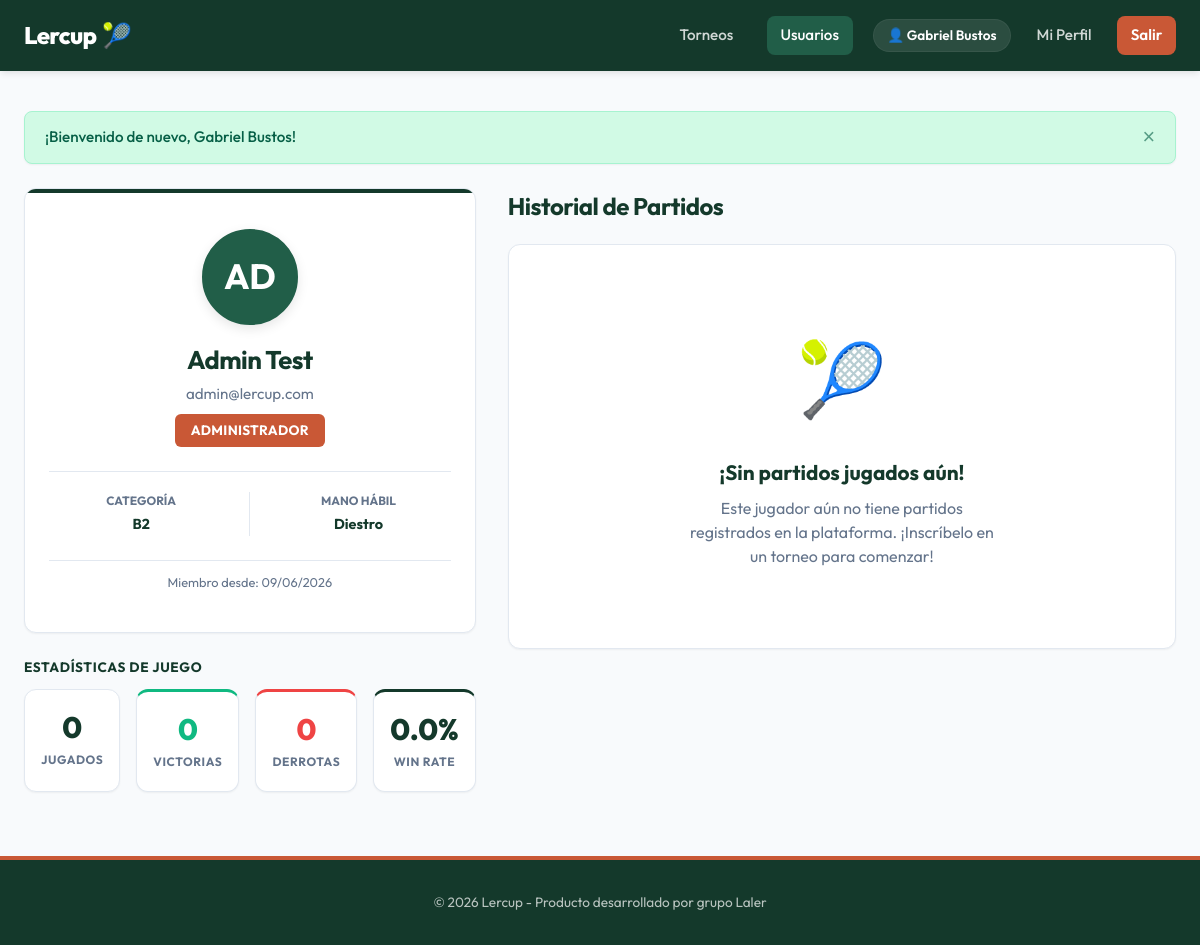
The app's page /users/profile/2 (signed in) with its own data.
### app/models/user.py (models this page shows)
class User(SQLModel, table=True):
    id: Optional[int] = Field(default=None, primary_key=True)
    email: str = Field(index=True, unique=True, nullable=False)
    hashed_password: str = Field(nullable=False)
    full_name: str = Field(nullable=False)
    city: Optional[str] = Field(default=None)
    phone_number: Optional[str] = Field(default=None)
    avatar_url: Optional[str] = Field(default=None)
    is_admin: bool = Field(default=False)
    role: str = Field(default="player") # player, tournament_admin, admin
    created_at: datetime = Field(default_factory=datetime.utcnow)
    profiles: List["PlayerProfile"] = Relationship(
        back_populates="user",
        sa_relationship_kwargs={"cascade": "all, delete-orphan"}
    )
    registrations: List["TournamentRegistration"] = Relationship(
        back_populates="user",
        sa_relationship_kwargs={"cascade": "all, delete-orphan"}
    )
    created_tournaments: List["Tournament"] = Relationship(
        back_populates="creator"
    )

### app/models/player_profile.py (models this page shows)
class PlayerProfile(SQLModel, table=True):
    __table_args__ = (
        UniqueConstraint("user_id", "sport", name="uq_user_sport"),
    )
    id: Optional[int] = Field(default=None, primary_key=True)
    user_id: int = Field(foreign_key="user.id", nullable=False)
    sport: str = Field(default="tennis", index=True, nullable=False)  # tennis, padel, etc.
    category: Optional[str] = Field(default="B2")  # Primera, A, B1, B2, C, D
    nickname: Optional[str] = Field(default=None, nullable=True)  # player nickname/apodo
    hand_preference: Optional[str] = Field(default="right")  # right, left
    notes: Optional[str] = Field(default=None)
    created_at: datetime = Field(default_factory=datetime.utcnow)
    user: "User" = Relationship(back_populates="profiles")

### app/routes/web/users.py (the view)
@router.get("/profile/{user_id}")
def user_profile(
    user_id: int,
    request: Request,
    db: Session = Depends(get_session),
    current_user: User = Depends(get_current_user_or_redirect)
):
    user = UserService.get_user_by_id(db, user_id)
    if not user:
        flash(request, "Usuario no encontrado.", "danger")
        return RedirectResponse(url="/users", status_code=303)
    stats = UserService.get_user_stats(db, user_id)
    matches = UserService.get_user_matches(db, user_id)
    active_page = "profile" if current_user.id == user_id else "users"
    tennis_profile = None
    for prof in user.profiles:
        if prof.sport == "tennis":
            tennis_profile = prof
            break
    return render_template(request, db, "users/profile.html", {
        "user": user,
        "profile": tennis_profile,
        "stats": stats,
        "matches": matches,
        "active_page": active_page
    })

### app/templates/users/profile.html (shortened to what this page needs)
{% extends "base.html" %}
{% block content %}
<div class="grid-cols-1-2" style="margin-top: 1rem; gap: 2rem;">
    <div>
        <div class="card" style="text-align: center; padding: 2.5rem 1.5rem; margin-bottom: 1.5rem; position: relative; overflow: hidden;">
            <div style="position: absolute; top: 0; left: 0; right: 0; height: 4px; background-color: var(--primary-color);"></div>
            <div style="display: flex; justify-content: center; margin-bottom: 1rem;">
                {% if user.avatar_url %}
                    <img src="{{ user.avatar_url }}" alt="Avatar" style="width: 6rem; height: 6rem; border-radius: 50%; object-fit: cover; border: 3px solid var(--primary-light); box-shadow: 0 4px 12px rgba(0,0,0,0.1);">
                {% else %}
                    <div style="width: 6rem; height: 6rem; border-radius: 50%; background-color: var(--primary-light); color: white; display: flex; align-items: center; justify-content: center; font-weight: 700; font-size: 2.2rem; text-transform: uppercase; border: 3px solid var(--primary-light); box-shadow: 0 4px 12px rgba(0,0,0,0.1);">
                        {{ user.full_name[:2] }}
                    </div>
                {% endif %}
            </div>
            <h2 style="margin-bottom: 0.25rem; font-size: 1.6rem;">{{ user.full_name }}</h2>
            <p style="color: var(--text-muted); font-size: 0.95rem; margin-bottom: 0.5rem;">{{ user.email }}</p>
            <div style="margin-bottom: 1.5rem; display: flex; flex-direction: column; align-items: center; gap: 0.5rem;">
                {% if user.role == 'admin' or user.is_admin %}
                    <span class="badge" style="background-color: var(--accent-color); color: white; padding: 0.4rem 1rem; font-size: 0.85rem; font-weight: bold;">Administrador</span>
                {% elif user.role == 'tournament_admin' %}
                    <span class="badge" style="background-color: var(--primary-color); color: white; padding: 0.4rem 1rem; font-size: 0.85rem; font-weight: bold;">Organizador</span>
                {% else %}
                    <span class="badge" style="background-color: var(--primary-light); color: white; padding: 0.4rem 1rem; font-size: 0.85rem; font-weight: bold;">Jugador</span>
                {% endif %}
            </div>
            {% if profile %}
                <div style="display: flex; justify-content: center; gap: 1rem; border-top: 1px solid var(--border-color); padding-top: 1.25rem; margin-top: 1.25rem; font-size: 0.9rem;">
                    <div style="flex: 1; text-align: center;">
                        <span style="display: block; font-size: 0.75rem; text-transform: uppercase; color: var(--text-muted); font-weight: bold; margin-bottom: 0.25rem;">Categoría</span>
                        <span style="font-weight: 700; color: var(--primary-color);">
                            {{ profile.category or 'B2' }}
                        </span>
                    </div>
                    <div style="flex: 1; text-align: center;">
                        <span style="display: block; font-size: 0.75rem; text-transform: uppercase; color: var(--text-muted); font-weight: bold; margin-bottom: 0.25rem;">Mano Hábil</span>
                        <span style="font-weight: 700; color: var(--primary-color);">
                            {% if profile.hand_preference == 'right' %}Diestro
                            {% elif profile.hand_preference == 'left' %}Zurdo
                            {% else %}{{ profile.hand_preference }}{% endif %}
                        </span>
                    </div>
                </div>
            {% endif %}
            <p style="font-size: 0.8rem; color: var(--text-muted); margin-top: 1.5rem; border-top: 1px solid var(--border-color); padding-top: 0.75rem;">Miembro desde: {{ user.created_at.strftime('%d/%m/%Y') }}</p>
        </div>
        <h3 style="font-weight: 700; color: var(--primary-color); margin-bottom: 0.75rem; text-transform: uppercase; font-size: 0.85rem; letter-spacing: 0.05em;">Estadísticas de Juego</h3>
        <div class="stats-grid">
            <div class="stat-card">
                <div class="stat-val">{{ stats.played }}</div>
                <div class="stat-label">Jugados</div>
            </div>
            <div class="stat-card" style="border-top: 3px solid var(--success-color);">
                <div class="stat-val" style="color: var(--success-color);">{{ stats.won }}</div>
                <div class="stat-label">Victorias</div>
            </div>
            <div class="stat-card" style="border-top: 3px solid var(--danger-color);">
                <div class="stat-val" style="color: var(--danger-color);">{{ stats.lost }}</div>
                <div class="stat-label">Derrotas</div>
            </div>
            <div class="stat-card" style="border-top: 3px solid var(--primary-color);">
                <div class="stat-val">{{ stats.win_rate }}%</div>
                <div class="stat-label">Win Rate</div>
            </div>
        </div>
    </div>
    <div>
        <h2 style="margin-bottom: 1.25rem;">Historial de Partidos</h2>
        <div class="card" style="padding: 0; overflow: hidden;">
            {% if matches %}
                <div style="display: flex; flex-direction: column;">
                    {% for m in matches %}
                        <div class="match-item" style="padding: 1.25rem; border-bottom: 1px solid var(--border-color); display: flex; justify-content: space-between; align-items: center; transition: background-color 0.2s;">
                            <div>
                                <div style="font-size: 0.8rem; font-weight: bold; color: var(--text-muted); text-transform: uppercase; display: flex; align-items: center; gap: 0.25rem;">
                                    🏆 Torneo #{{ m.match.tournament_id }}
                                </div>
                                <div style="display: flex; align-items: center; gap: 0.75rem; margin-top: 0.4rem;">
                                    <span style="font-weight: 700; color: var(--primary-color);">{{ user.full_name }}</span>
                                    <span style="color: var(--text-muted); font-size: 0.85rem;">vs</span>
                                    <a href="/users/profile/{{ m.opponent_id }}" style="color: var(--text-color); font-weight: 600; text-decoration: none; border-bottom: 1px dashed var(--primary-light);">{{ m.opponent_name }}</a>
                                </div>
                                <div style="font-size: 0.8rem; color: var(--text-muted); margin-top: 0.4rem;">
                                    📅 {{ m.match.match_date.strftime('%d/%m/%Y %H:%M') }}
                                </div>
                            </div>
                            <div style="display: flex; flex-direction: column; align-items: flex-end; gap: 0.5rem;">
                                {% if m.is_winner %}
                                    <span class="badge" style="background-color: #d1fae5; color: #065f46; font-weight: bold; font-size: 0.8rem;">Victoria</span>
                                {% else %}
                                    <span class="badge" style="background-color: #fee2e2; color: #991b1b; font-weight: bold; font-size: 0.8rem;">Derrota</span>
                                {% endif %}
                                <div class="match-score-badge" style="font-size: 0.95rem; font-weight: 700;">{{ m.score }}</div>
                            </div>
                        </div>
                    {% endfor %}
                </div>
            {% else %}
                <div style="text-align: center; padding: 5rem 2rem; color: var(--text-muted);">
                    <div style="font-size: 4.5rem; margin-bottom: 1.5rem; animation: bounce 2s infinite;">🎾</div>
                    <h3 style="color: var(--primary-color); margin-bottom: 0.5rem; font-size: 1.3rem;">¡Sin partidos jugados aún!</h3>
                    <p style="max-width: 320px; margin: 0 auto; line-height: 1.5;">Este jugador aún no tiene partidos registrados en la plataforma. ¡Inscríbelo en un torneo para comenzar!</p>
                </div>
            {% endif %}
        </div>
    </div>
</div>
{% endblock %}

### app/templates/base.html (shortened to what this page needs)
<!DOCTYPE html>
<html lang="es">
<head>
    <link rel="stylesheet" href="/static/css/app.css">
</head>
<body>
    <header>
        <div class="navbar">
            <a href="/" class="nav-brand">
                Lercup<span>🎾</span>
            </a>
            <nav>
                <ul class="nav-menu">
                    <li><a href="/tournaments" class="nav-link {% if active_page == 'tournaments' %}active{% endif %}">Torneos</a></li>
                    <li><a href="/users" class="nav-link {% if active_page == 'users' %}active{% endif %}">Usuarios</a></li>
                    {% if current_user %}
                        <li class="user-menu">
                            <span class="user-badge">👤 {{ current_user.full_name }}</span>
                            <a href="/users/profile/{{ current_user.id }}" class="nav-link {% if active_page == 'profile' %}active{% endif %}">Mi Perfil</a>
                            <a href="/auth/logout" class="nav-link nav-btn">Salir</a>
                        </li>
                    {% else %}
                        <li><a href="/auth/login" class="nav-link">Iniciar Sesión</a></li>
                        <li><a href="/auth/register" class="nav-link nav-btn">Registrarse</a></li>
                    {% endif %}
                </ul>
            </nav>
        </div>
    </header>
    <main>
        {% if messages %}
            <div class="alerts-container">
                {% for msg in messages %}
                    <div class="alert alert-{{ msg.type }}">
                        <span>{{ msg.text }}</span>
                        <button class="close-btn">&times;</button>
                    </div>
                {% endfor %}
            </div>
        {% endif %}
        {% block content %}
        {% endblock %}
    </main>
    <footer>
        <p>&copy; 2026 Lercup - Producto desarrollado por grupo Laler</p>
    </footer>
</body>
</html>

### records on screen
User: full_name "Gabriel Bustos"
User: full_name "AD", full_name "Admin Test", email "admin@lercup.com", created_at "09/06/2026"
PlayerProfile: category "B2"

### other values on screen
{{ msg.text }} "¡Bienvenido de nuevo, Gabriel Bustos!"
{{ stats.played }} "0"
{{ stats.won }} "0"
{{ stats.lost }} "0"
{{ stats.win_rate }} "0.0"
